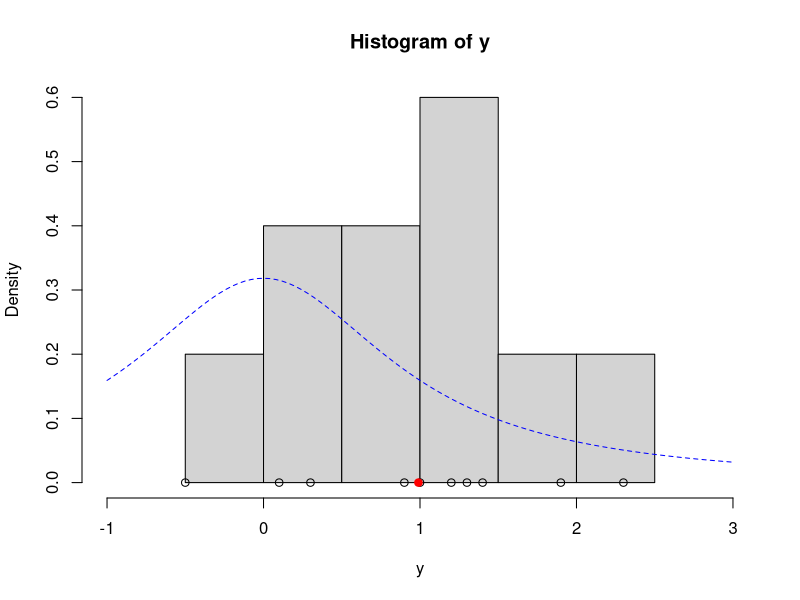
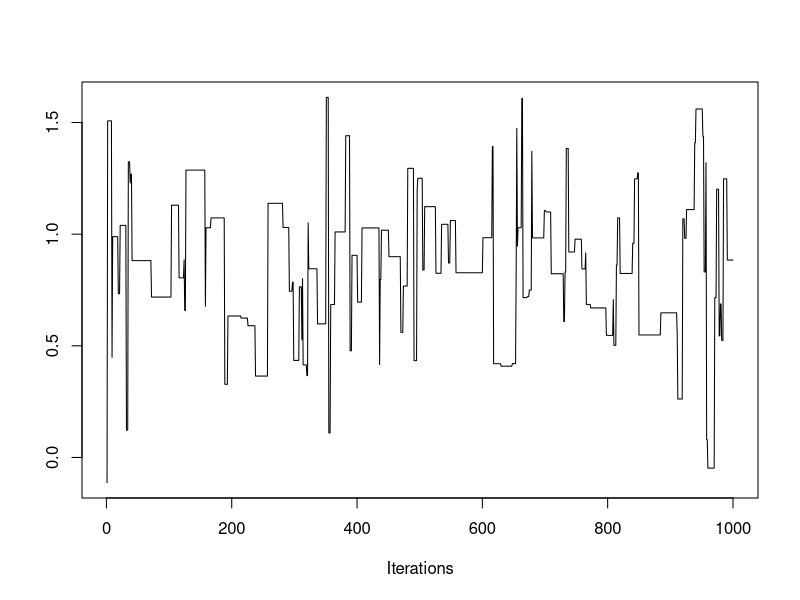
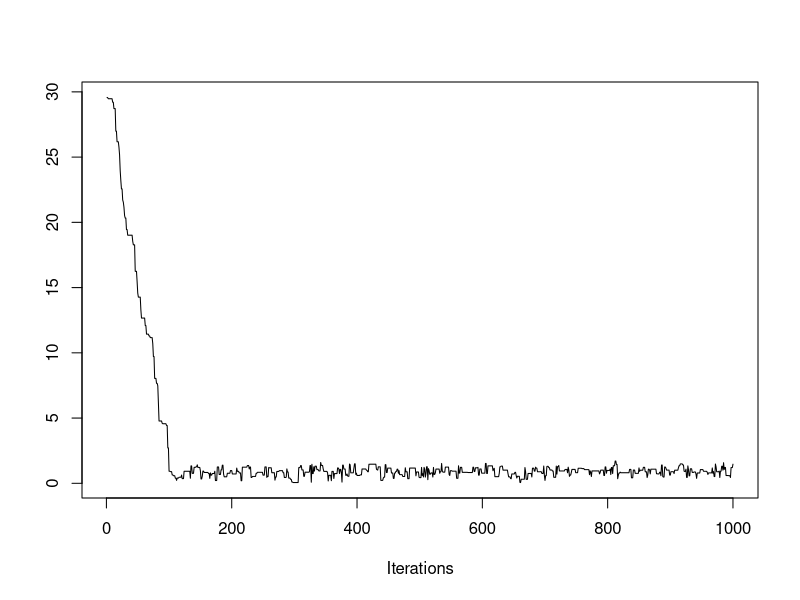
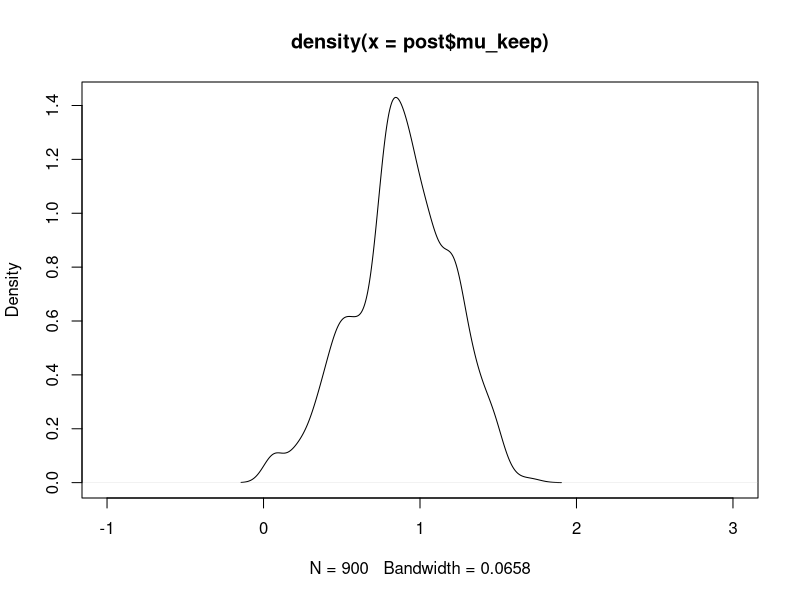
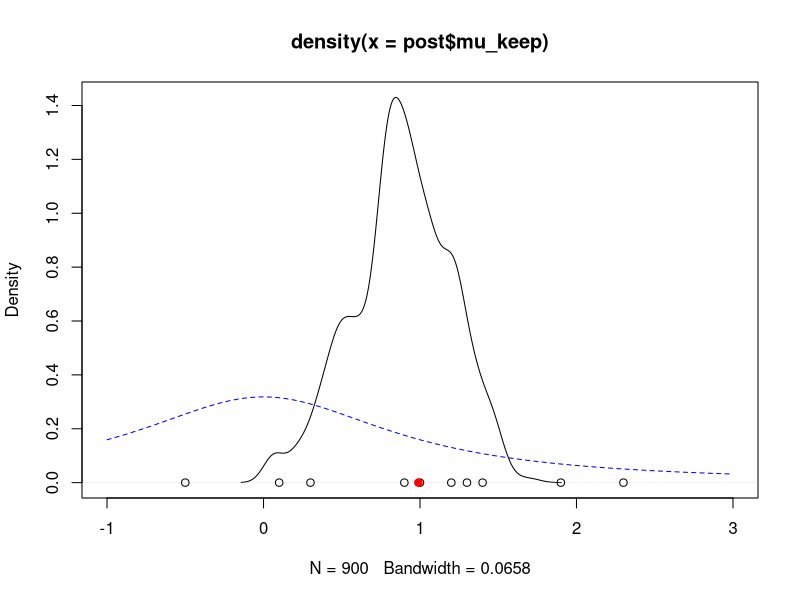

Write R code to recreate these figures, in order. (Note: this script raises an error after producing the figures.)
## ---- chunk 1
knitr::opts_chunk$set(echo = TRUE)
## ---- chunk 2
lg<-function(n,y_bar,mu){
  mu2=mu^2
  n*(y_bar*mu-mu2/2)-log(1+mu2)
}
## ---- chunk 3
mh=function(mu_init,n,y_bar,cand_sd,n_iter){
  mu_out=numeric(n_iter)
  accept=0
  mu_now=mu_init
  lg_now=lg(n,y_bar,mu_now)
  for (i in 1:n_iter){
    mu_cand=rnorm(1,mu_now,cand_sd)
    lg_cand=lg(n,y_bar,mu_cand)
    lalpha=lg_cand-lg_now
    alpha=exp(lalpha)
    
    u=runif(1)
    if (u<alpha){
    #(u<alpha) gives us an event with probability alpha 
      mu_now=mu_cand
      accept=accept+1
      lg_now=lg_cand
    }
    mu_out[i]=mu_now
  }
  list(mu=mu_out,accept=accept/n_iter)
}
## ---- chunk 4

y=c(1.2,1.4,-0.5,0.3,0.9,2.3,1.0,0.1,1.3,1.9)
y_bar=mean(y)
n=length(y)
hist(y,freq = FALSE, xlim=c(-1,3))
points(y,rep(0,n))
points(y_bar,0,pch=19,col="red")
curve(dt(x,df=1),lty=2,add = TRUE,col="blue")
## ---- chunk 5
set.seed(43)
post=mh(0,n,y_bar = y_bar,cand_sd = 3.0,n_iter=1e3)
## ---- chunk 6
str(post)
library("coda") # To see the traceplots
traceplot(as.mcmc(post$mu))

## ---- chunk 7
post=mh(30,n,y_bar = y_bar,cand_sd = 0.9,n_iter=1e3)
traceplot(as.mcmc(post$mu))
str(post)
## ---- chunk 8
post$mu_keep<-post$mu[-c(1:100)]
plot(density(post$mu_keep),xlim=c(-1,3))

## ---- chunk 9
plot(density(post$mu_keep),xlim=c(-1,3))
points(y,rep(0,n))
points(y_bar,0,pch=19,col="red")
curve(dt(x,df=1),lty=2,add = TRUE,col="blue")
## ---- chunk 10
library(coda)
autocorr.plot(as.mcmc(post0$mu))
## ---- chunk 11
autocorr.diag(as.mcmc(post0$mu))
## ---- chunk 12
str(post0$mu)
effectiveSize(as.mcmc(post0$mu))
## ---- chunk 13
raftery.diag(as.mcmc(post0$mu))
raftery.diag(as.mcmc(post0$mu), q=0.005, r=0.001, s=0.95)
## ---- chunk 14
set.seed(62)
post3 = mh(n=n, y_bar, n_iter=500, mu_init=10.0, cand_sd=0.3)
coda::traceplot(as.mcmc(post3$mu))
## ---- chunk 15
post1 = mh(n=n, y_bar, n_iter=nsim, mu_init=15.0, cand_sd=0.4)
post1$accpt
post2 = mh(n=n, y_bar, n_iter=nsim, mu_init=-5.0, cand_sd=0.4)
post2$accpt
post3 = mh(n=n, y_bar, n_iter=nsim, mu_init=7.0, cand_sd=0.1)
post3$accpt
post4 = mh(n=n, y_bar, n_iter=nsim, mu_init=23.0, cand_sd=0.5)
post4$accpt
post5 = mh(n=n, y_bar, n_iter=nsim, mu_init=-17.0, cand_sd=0.4)
post5$accpt
pmc = mcmc.list(as.mcmc(post1$mu), as.mcmc(post2$mu), 
                as.mcmc(post3$mu), as.mcmc(post4$mu), as.mcmc(post5$mu))
str(pmc)
coda::traceplot(pmc)
coda::gelman.diag(pmc)
